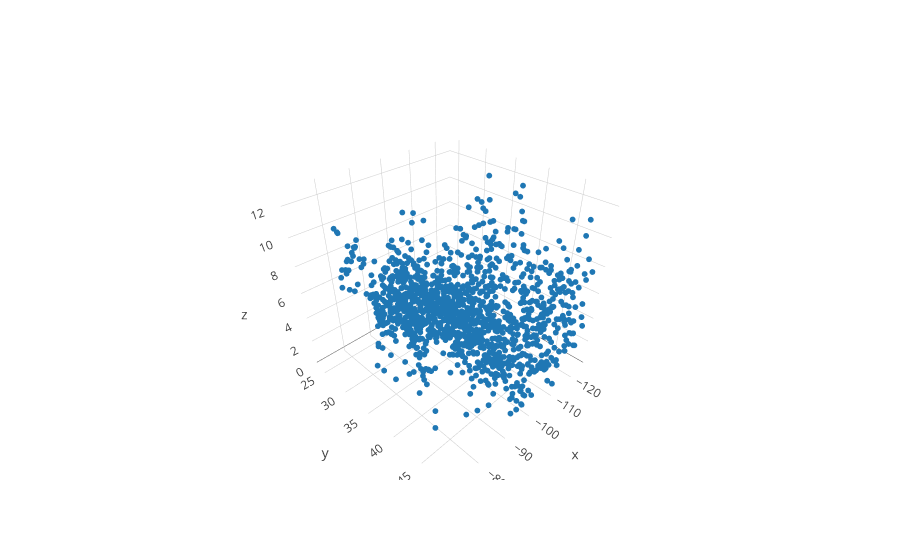

The cell this chart's notebook holds for it:
### Code cell
iplot([go.Scatter3d(x = X_grid_fec[obs_idx_fec,1], y = X_grid_fec[obs_idx_fec,0], z=np.log(inf_svi.y),
                    mode = 'markers', marker=dict(size = 2,), name = 'SVI posterior mean')])

### Figure 1 — Plotly figure (JSON) as saved in the notebook; plotly's stock layout.template omitted (floating-point values rounded to 4 significant figures; data arrays with more than 128 entries replaced by an {"elided": "..."} marker saying what was removed)
{"data": [{"marker": {"size": 2}, "mode": "markers", "name": "SVI posterior mean", "type": "scatter3d", "x": {"elided": "1341 float values"}, "y": {"elided": "1341 float values"}, "z": {"elided": "1341 float values"}}], "layout": {}}
